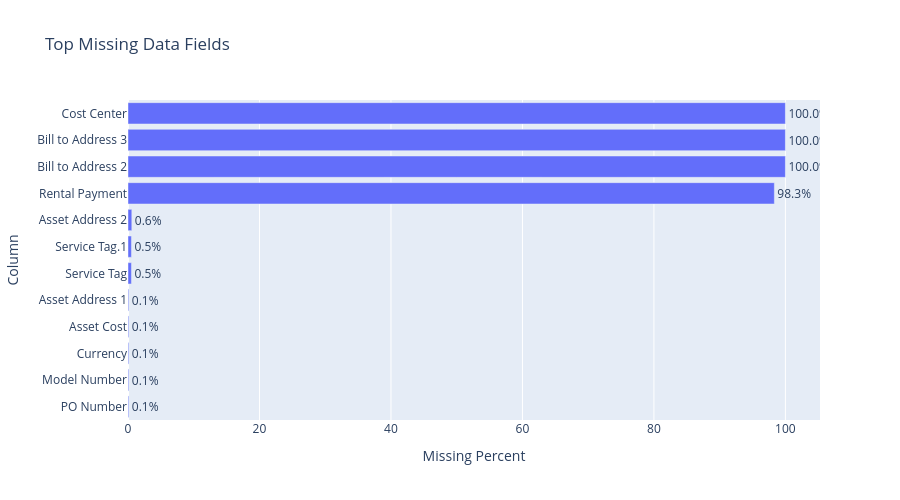

The cell this chart's notebook holds for it:
### Code cell
missing = (
    df.isna().mean().mul(100)
      .sort_values(ascending=False)
      .head(12)
      .reset_index()
)
missing.columns = ['Column', 'Missing Percent']

display(missing)

fig_missing = px.bar(
    missing,
    x='Missing Percent',
    y='Column',
    orientation='h',
    title='Top Missing Data Fields',
    text='Missing Percent'
)
fig_missing.update_traces(texttemplate='%{text:.1f}%', textposition='outside')
fig_missing.update_layout(yaxis={'categoryorder': 'total ascending'}, height=500)
fig_missing.show()

### Figure 1 — Plotly figure (JSON) as saved in the notebook; plotly's stock layout.template omitted (floating-point values rounded to 4 significant figures)
{"data": [{"alignmentgroup": "True", "hovertemplate": "Missing Percent=%{text}<br>Column=%{y}<extra></extra>", "legendgroup": "", "marker": {"color": "#636efa", "pattern": {"shape": ""}}, "name": "", "offsetgroup": "", "orientation": "h", "showlegend": false, "text": [100, 100, 100, 98.32, 0.5794, 0.5214, 0.5214, 0.1159, 0.1159, 0.1159, 0.1159, 0.1159], "textposition": "outside", "texttemplate": "%{text:.1f}%", "type": "bar", "x": [100, 100, 100, 98.32, 0.5794, 0.5214, 0.5214, 0.1159, 0.1159, 0.1159, 0.1159, 0.1159], "xaxis": "x", "y": ["Bill to Address 2", "Bill to Address 3", "Cost Center", "Rental Payment", "Asset Address 2", "Service Tag", "Service Tag.1", "PO Number", "Model Number", "Currency", "Asset Cost", "Asset Address 1"], "yaxis": "y"}], "layout": {"barmode": "relative", "height": 500, "legend": {"tracegroupgap": 0}, "title": {"text": "Top Missing Data Fields"}, "xaxis": {"anchor": "y", "domain": [0, 1], "title": {"text": "Missing Percent"}}, "yaxis": {"anchor": "x", "categoryorder": "total ascending", "domain": [0, 1], "title": {"text": "Column"}}}}
